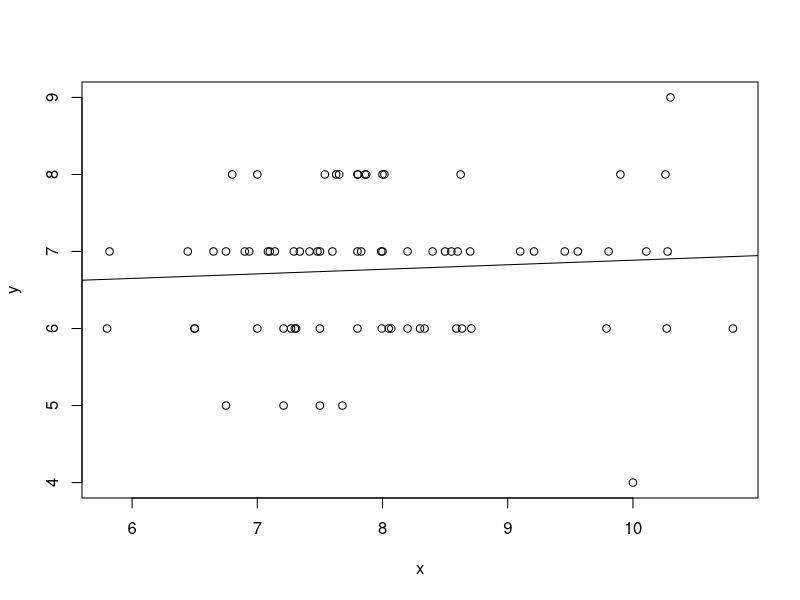
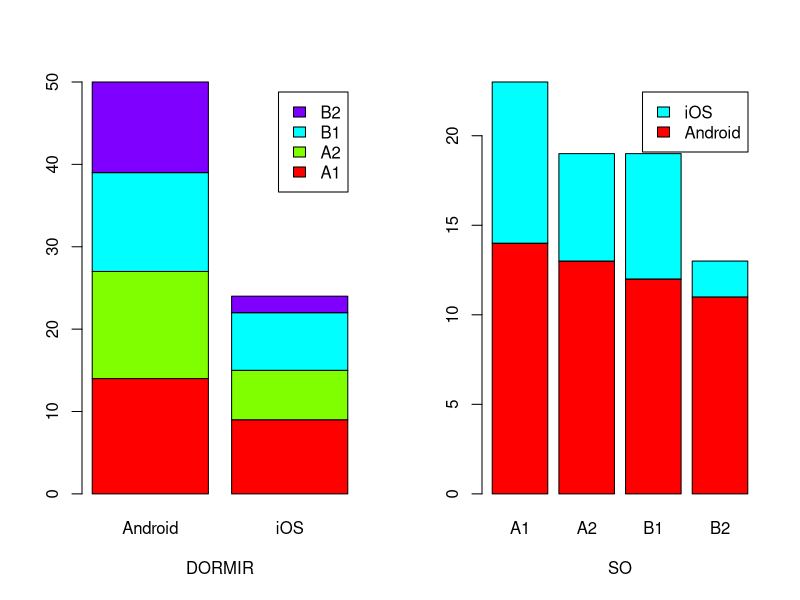

Here is the R script that generated these plots, in order:
#Lectura del archivo encuesta.csv
encuesta = read.csv2("encuesta.csv")
encuesta = na.omit(encuesta)

#Funciones
moda = function(x) {
  ux = unique(x)
  ux[which.max(tabulate(match(x,ux)))]
}

#1.Coeficiente de correlación lineal (NOTA,DORMIR)
x = encuesta$NOTA
y = encuesta$DORMIR
coef.cor = cor(x,y)
coef.cor

#2.Diagrama de dispersión y recta de regresión (NOTA,DORMIR)
par(mfrow = c(1, 1))
plot(x,y)
coef.b = cov(x,y) / var(x)
coef.a = mean(y) - coef.b*mean(x)
abline(a=coef.a, b=coef.b) #En función de los coeficientes 'a' y 'b'

#3.Valor de la NOTA si el valor de DORMIR es 10 horas
nota.10horas = coef.a + coef.b*10
nota.10horas

#4.Tabla de frecuencias absolutas con las distribuciones marginales (MOVIL,SO)
MOVIL = encuesta$MOVIL
SO = encuesta$SO
addmargins(table(MOVIL,SO))

#5.Medidas de la variable NOTA condicionada a cada valor de la variable GRADO
var1 = encuesta$NOTA
var2 = encuesta$GRADO
media = tapply(var1, var2, mean)
mediana = tapply(var1, var2, median)
moda = tapply(var1, var2, moda)
varianza = tapply(var1, var2, var)
des.tip = tapply(var1, var2, sd)
cuartiles = tapply(var1, var2, quantile)
media
mediana
moda
varianza
des.tip
cuartiles

#6.Diagramas de barras agrupadas en vertical (DORMIR,SO) y (SO,DORMIR)
t.dormir.so = table(encuesta$GRUPO,encuesta$SO)
t.so.dormir = table(encuesta$SO,encuesta$GRUPO)
par(mfrow = c(1, 2))
barplot(t.dormir.so,
        xlab="DORMIR",
        col=rainbow(4),
        legend.text = rownames(t.dormir.so))
barplot(t.so.dormir,
        xlab="SO",
        col=rainbow(2),
        legend.text = rownames(t.so.dormir))
